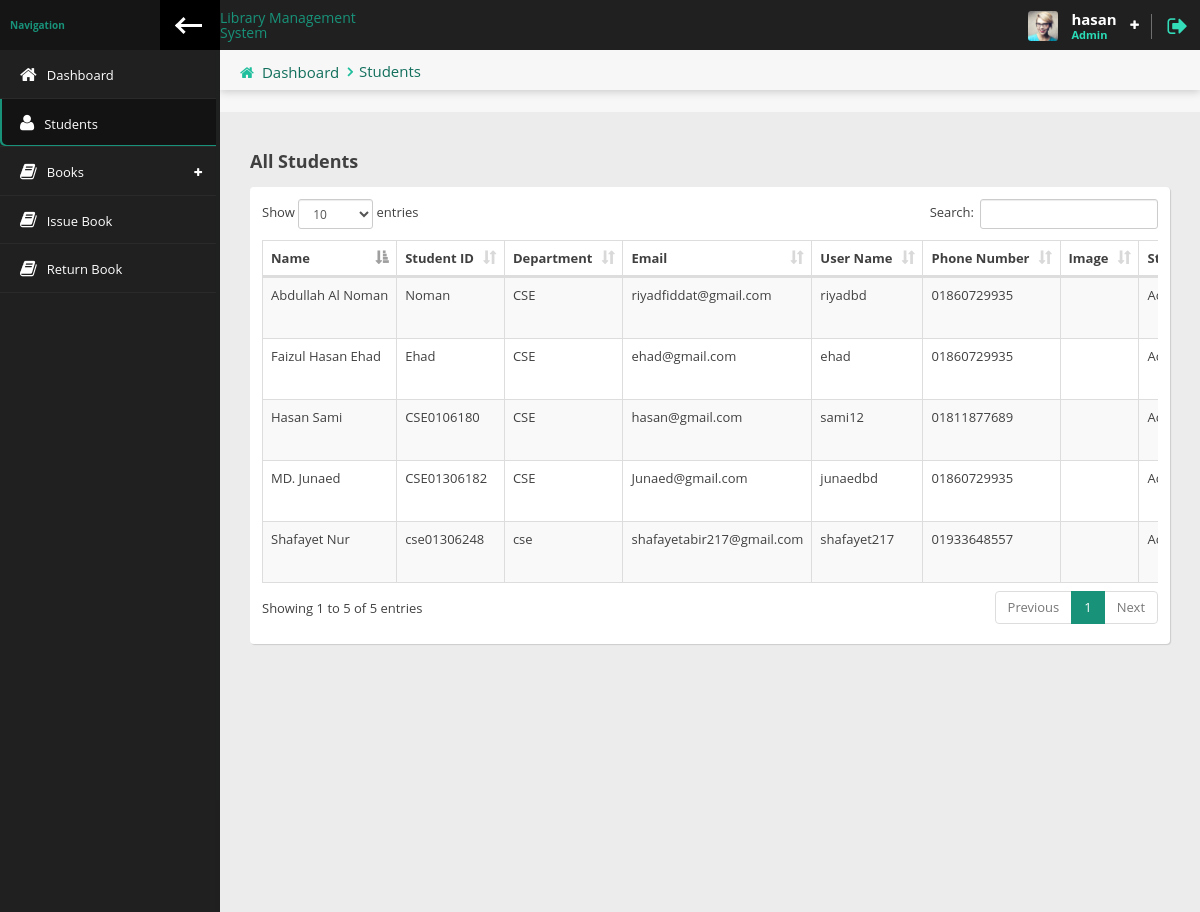
Page /LMS/Librarian/Students.php (signed in) on the committed database.
### tables this page shows
CREATE TABLE `librarian` (
  `id` int(3) NOT NULL,
  `firstname` varchar(50) NOT NULL,
  `lastname` varchar(50) NOT NULL,
  `email` varchar(100) NOT NULL,
  `username` varchar(50) NOT NULL,
  `password` varchar(100) NOT NULL,
  `datetime` timestamp NOT NULL DEFAULT CURRENT_TIMESTAMP
);

CREATE TABLE `students` (
  `id` int(6) NOT NULL,
  `first_name` varchar(50) NOT NULL,
  `last_name` varchar(50) NOT NULL,
  `student_id` varchar(20) NOT NULL,
  `department` varchar(6) NOT NULL,
  `email` varchar(50) NOT NULL,
  `user_name` varchar(50) NOT NULL,
  `password` varchar(100) NOT NULL,
  `phone_no` varchar(11) NOT NULL,
  `image` varchar(50) DEFAULT NULL,
  `status` tinyint(1) NOT NULL,
  `date_time` timestamp NOT NULL DEFAULT CURRENT_TIMESTAMP
);

### LMS/Librarian/Students.php (the view, shortened to what this page needs)
<?php
require_once 'header.php';
?>
    <div class="content-header">
        <div class="leftside-content-header">
            <ul class="breadcrumbs">
                <li><i class="fa fa-home" aria-hidden="true"></i><a href="index.php">Dashboard</a></li>
                <li><a href="javascript: avoid(0)">Students</a></li>
            </ul>
        </div>
    </div>
    <div class="row animated fadeInUp">
        <div class="col-sm-12">
            <h4 class="section-subtitle"><b>All Students</b></h4>
            <div class="panel">
                <div class="panel-content">
                    <div class="table-responsive">
                        <table id="basic-table" class="data-table table table-striped nowrap table-hover table-bordered" cellspacing="0" width="100%">
                            <thead>
                            <tr>
                                <th>Name</th>
                                <th>Student ID</th>
                                <th>Department</th>
                                <th>Email</th>
                                <th>User Name</th>
                                <th>Phone Number</th>
                                <th>Image</th>
                                <th>Status</th>
                            </tr>
                            </thead>
                            <tbody>
                            <?php
                               $result = mysqli_query(mysqli_connect('localhost','root','','lms'),"SELECT * FROM `students` ");
                             while ($row = mysqli_fetch_assoc($result)){
                                 ?>
                                 <tr>
                                     <td><?=ucwords( $row['first_name'] .' '.$row['last_name']) ?></td>
                                     <td><?= $row['student_id'] ?></td>
                                     <td><?= $row['department'] ?></td>
                                     <td><?= $row['email'] ?></td>
                                     <td><?= $row['user_name'] ?></td>
                                     <td><?= $row['phone_no'] ?></td>
                                     <td><img src="<?= $row['image'] ?>"></td>
                                     <td><?= $row['status']== 1 ? 'Active' : 'Inactive'?></td>
                                 </tr>
                                 <?php
                             }
                            ?>
                            </tbody>
                        </table>
                    </div>
                </div>
            </div>
        </div>
    </div>
<?php
require_once 'footer.php';
?>

### LMS/Librarian/header.php (shortened to what this page needs)
<?php
 $page = explode('/',$_SERVER['PHP_SELF']);
 $page = end($page);
 $librarian_login = $_SESSION['librarian login'];
 $result = mysqli_query(mysqli_connect('localhost','root','','lms'),"SELECT * FROM `librarian` WHERE `email`= '$librarian_login'");
 $libraian_info = mysqli_fetch_assoc($result);
?>
<!doctype html>
<html lang="en" class="fixed left-sidebar-top">
<head>
    <link href="../assets/vendor/pace/pace-theme-minimal.css" rel="stylesheet" />
    <link rel="stylesheet" href="../assets/vendor/bootstrap/css/bootstrap.css">
    <link rel="stylesheet" href="../assets/vendor/font-awesome/css/font-awesome.css">
    <link rel="stylesheet" href="../assets/vendor/animate.css/animate.css">
    <link rel="stylesheet" href="../assets/vendor/toastr/toastr.min.css">
    <link rel="stylesheet" href="../assets/vendor/magnific-popup/magnific-popup.css">
    <link rel="stylesheet" href="../assets/vendor/data-table/media/css/dataTables.bootstrap.min.css">
    <link rel="stylesheet" href="../assets/../assets/stylesheets/css/style.css">
</head>
<body>
<div class="wrap">
    <div class="page-header">
        <div class="leftside-header">
            <div class="logo">
                <a href="index.php" class="on-click">
                    <h6>Library Management System</h6>
                </a>
            </div>
        </div>
        <div class="rightside-header">
            <div class="header-section" id="user-headerbox">
                <div class="user-header-wrap">
                    <div class="user-photo">
                        <img alt="profile photo" src="../assets/images/avatar/avatar_user.jpg" />
                    </div>
                    <div class="user-info">
                        <span class="user-name"><?=$libraian_info['firstname']?></span>
                        <span class="user-profile">Admin</span>
                    </div>
                    <i class="fa fa-plus icon-open" aria-hidden="true"></i>
                </div>
            </div>
            <div class="header-section">
                <a href="logout.php" data-toggle="tooltip" data-placement="left" title="Logout"><i class="fa fa-sign-out log-out" aria-hidden="true"></i></a>
            </div>
        </div>
    </div>
    <div class="page-body">
        <div class="left-sidebar">
            <div class="left-sidebar-header">
                <div class="left-sidebar-title">Navigation</div>
                <div class="left-sidebar-toggle c-hamburger c-hamburger--htla hidden-xs" data-toggle-class="left-sidebar-collapsed" data-target="html">
                    <span></span>
                </div>
            </div>
            <div id="left-nav" class="nano">
                <div class="nano-content">
                    <nav>
                        <ul class="nav nav-left-lines" id="main-nav">
                            <li class="<?= $page == 'index.php' ? 'active-item' :''?>"><a href="index.php"><i class="fa fa-home" aria-hidden="true"></i><span>Dashboard</span></a></li>
                            <li class="<?= $page == 'Students.php' ? 'active-item' :''?>"><a href=" Students.php"><i class="fa fa-user" aria-hidden="true"></i><span>Students</span></a></li>
                            <li class="has-child-item close-item <?= $page == 'Manages Books.php' ? 'open-item' :''?><?= $page == 'Add Book.php' ? 'open-item' :''?>">
                                <a><i class="fa fa-book" aria-hidden="true"></i><span>Books</span></a>
                            </li>
                            <li class="<?= $page == 'issu_book.php' ? 'active-item' :''?>"><a href="issu_book.php"><i class="fa fa-book" aria-hidden="true"></i><span>Issue Book</span></a></li>
                            <li class="<?= $page == 'return_book.php' ? 'active-item' :''?>"><a href="return_book.php"><i class="fa fa-book" aria-hidden="true"></i><span>Return Book</span></a></li>
                        </ul>
                    </nav>
                </div>
            </div>
        </div>
        <div class="content">

### rows in the picture
librarian: firstname "hasan"
students: first_name+last_name "Abdullah Al Noman", student "Noman", department "CSE", email "riyadfiddat@gmail.com", user_name "riyadbd", phone_no "01860729935", status "Active"
students: first_name+last_name "Faizul Hasan Ehad", student "Ehad", department "CSE", email "ehad@gmail.com", user_name "ehad", phone_no "01860729935", status "Active"
students: first_name+last_name "Hasan Sami", student "CSE0106180", department "CSE", email "hasan@gmail.com", user_name "sami12", phone_no "01811877689", status "Active"
students: first_name+last_name "MD. Junaed", student "CSE01306182", department "CSE", email "Junaed@gmail.com", user_name "junaedbd", phone_no "01860729935", status "Active"
students: first_name+last_name "Shafayet Nur", student "cse01306248", department "cse", email "shafayetabir217@gmail.com", user_name "shafayet217", phone_no "01933648557", status "Active"
